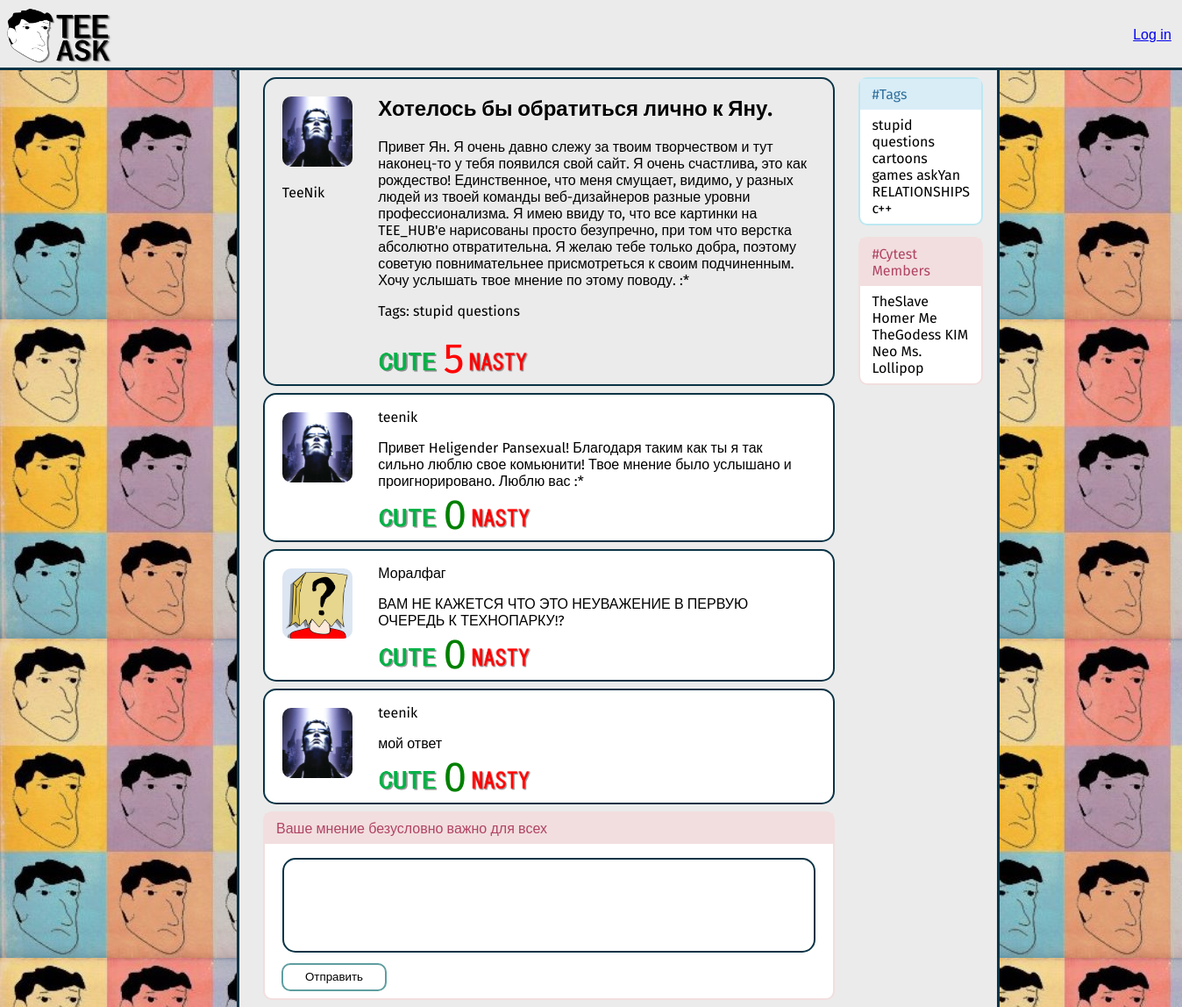
/question/4, run on the app's committed database.
### TeeAsk/models.py (models this page shows, shortened)
class Post(models.Model):
    author = models.ForeignKey(Profile, default=None, on_delete=models.CASCADE)
    date = models.DateTimeField(auto_now_add=True, auto_now=False)
    title = models.TextField()
    text = models.TextField()
    answers = models.IntegerField(default=0)
    likes = models.IntegerField(default=0)

class Answer(models.Model):
    author = models.ForeignKey(Profile, default=None, on_delete=models.CASCADE)
    post = models.ForeignKey(Post, default=None, on_delete=models.CASCADE)
    date = models.DateTimeField(auto_now_add=True, auto_now=False)
    text = models.TextField()
    likes = models.IntegerField(default=0)

class Profile(User):
    avatar = models.ImageField(default='default.png')
    objects = UserManager()

### TeeAsk/views.py (the view, shortened to what this page needs)
# urls.py: url(r'^question/(?P<num>\d+)', QuestionView.as_view(), name='get question'),
class QuestionView(View):
    def get(self, request, num):
        post_id = num
        post = Post.objects.get(id=post_id)
        answer_form = AnswerForm(request.POST or None)
        try:
            answers = Answer.objects.filter(post=post)
        except Answer.DoesNotExist:
            answers = None
        return render(request, 'question.html', locals())

### TeeAsk/forms.py
class AnswerForm(forms.ModelForm):
    class Meta:
        model = Answer
        fields = ['text']

### templates/question.html
{% extends "base.html" %}
{% load staticfiles %}
{% block styles %}
    <link rel="stylesheet" href="../static/css/question.css?v=1.2">
{% endblock %}
{% block center %}
    <div class='center'>
        <div class="question">
            <div class="post-pic">
                <img class='post-img' src="../static/img/jc.png"/>
                <p>TeeNik</p>
            </div>
            <div class="post-text">
                <h2>
                    {{ post.title }}
                </h2>
                {{ post.text }}
                <p>Tags: stupid questions</p>
                <div>
                    <img class="rating-img" src="../static/img/lois.png">
                    <font size='7' color='red'>5</font>
                    <img class="rating-img" src="../static/img/dislois.png">
                </div>
            </div>
        </div>
        {% for a in answers %}
            <div class="answer">
                <div class="post-pic">
                    <img class='post-img' src={{ a.author.avatar.url }}/>
                </div>
                <div class="post-text">
                    <p>{{ a.author }}</p>
                    {{ a.text }}
                    <div>
                        <img class="rating-img" id='like' src="../static/img/lois.png">
                        {% if a.likes >= 0 %}
                            <font id='score' size='7' color='green'>{{ a.likes }}</font>
                        {% else %}
                            <font id='score' size='7' color='red'>{{ a.likes }}</font>
                        {% endif %}
                        <img class="rating-img" id='dislike' src="../static/img/dislois.png">
                    </div>
                </div>
            </div>
        {% endfor %}
        <div class='panel-3'>
            <div class='panel-head-3'>
                Ваше мнение безусловно важно для всех
            </div>
            <div class="panel-body">
                <form method="post"> {% csrf_token %}
                    <div class="field-wrap">
                        {{ answer_form.text }}
                    </div>
                    <button type="submit" id='ques-button' class="button button-block"/>Отправить</button>
                </form>
            </div>
        </div>
    </div>
{% endblock %}

### static/css/base.css (style rules this page uses)
:root { --bg: #ebebeb; --border: #0a3446; --post_bg: #9bd0f2 }
body { height: 100%; margin: 0; font-family: 'Fira Sans', sans-serif; }
.post-pic { padding-left: 1.5vw; padding-top: 1.5vw; float: left; }
.post-text { margin-left: 20%; margin-right: 2vw; }
.post-img { width: 4vw; height: 4vw; min-width: 80px; min-height: 80px; border-radius: 10px; }
.rating-img { cursor: pointer; max-width: 70px; width: 7vw; height: 3vh; }
.panel-body { padding: 1vh 1vw; }

### static/css/question.css (style rules this page uses)
.question { min-width: 600px; margin: 1vh 2vw; border: solid 2px var(--border); border-radius: 15px; background-color: transparent; }
.answer { min-width: 600px; margin: 1vh 2vw; border: solid 2px var(--border); border-radius: 15px; background-color: white; }
.post-pic { padding-left: 1.5vw; padding-top: 1.5vw; float: left; }
.post-text { margin-top: 15px; margin-left: 20%; margin-right: 2vw; }
.post-img { width: 4vw; height: 4vw; min-width: 80px; min-height: 80px; border-radius: 10px; }
.rating-img { cursor: pointer; max-width: 70px; width: 7vw; height: 3vh; }
#id_text { font-family: 'Fira Sans', sans-serif; font-size: 16px; height: 100px; min-width: 600px; margin: 1vh 0.5vw; border: solid 2px var(--border); border-radius: 15px; resize: none; }
#ques-button { height: 4vh; width: 120px; background-color: white; border-radius: 10px; border: solid cadetblue 2px; font-family: 'Fira Sans', sans-serif; margin-left: 6px; }
.panel-3 { background-color: white; margin: 1vh 2vw; border: solid 2px #f2dede; border-radius: 10px; }
.panel-head-3 { color: #b04465; padding: 1vh 1vw; background-color: #f2dede; }

### data on the page
Post: title "Хотелось бы обратиться лично к Яну.", text "Привет Ян. Я очень давно слежу за твоим творчеством и тут наконец-то у тебя появился свой сайт. Я очень счастлива, это как рождество! Единственное, что меня смущает, видимо, у разных людей из твоей команды веб-дизайнеров разные уровни профессионализма. Я имею ввиду то, что все картинки на TEE_HUB'е нарисованы просто безупречно, при том что верстка абсолютно отвратительна. Я желаю тебе только добра, поэтому советую повнимательнее присмотреться к своим подчиненным. Хочу услышать твое мнение по этому поводу. :*"
Answer: author.avatar (picture), author "teenik", text "Привет Heligender Pansexual! Благодаря таким как ты я так сильно люблю свое комьюнити! Твое мнение было услышано и проигнорировано. Люблю вас :*", likes "0"
Answer: author.avatar (picture), author "Моралфаг", text "ВАМ НЕ КАЖЕТСЯ ЧТО ЭТО НЕУВАЖЕНИЕ В ПЕРВУЮ ОЧЕРЕДЬ К ТЕХНОПАРКУ!?", likes "0"
Answer: author.avatar (picture), author "teenik", text "мой ответ", likes "0"
